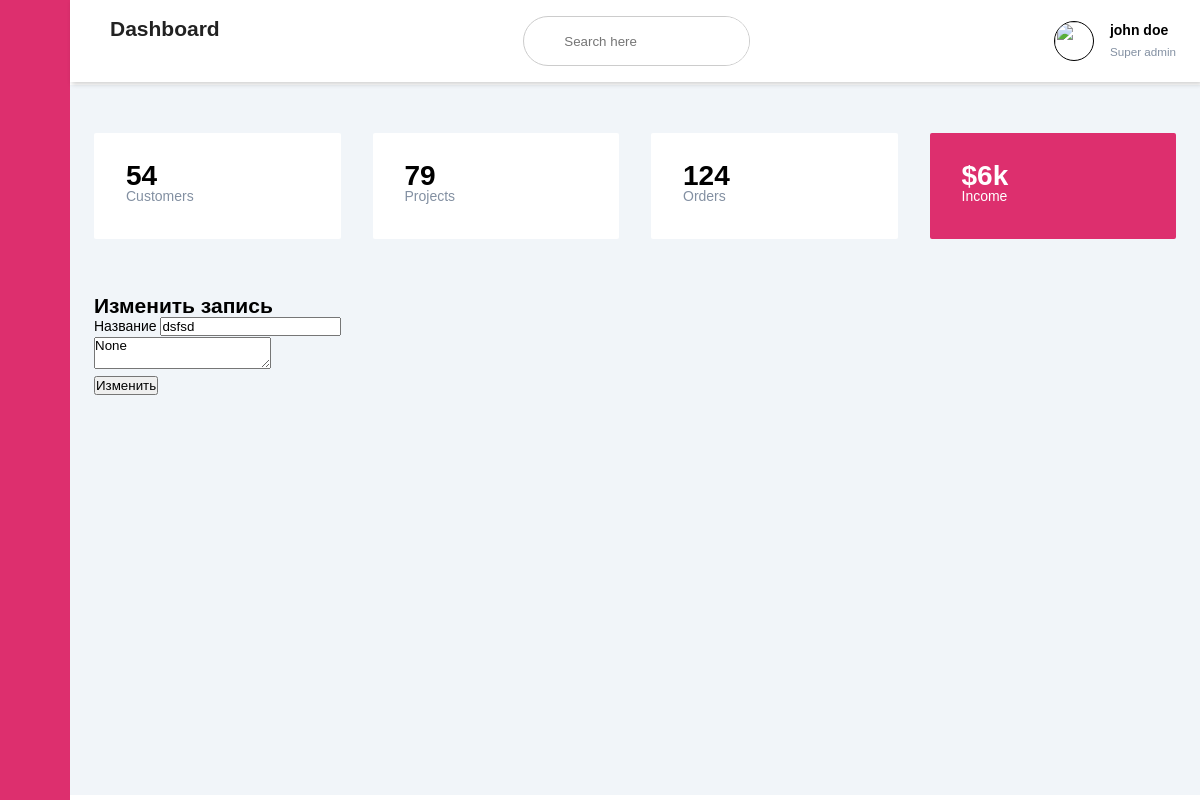
Before: /edit/record/5 with the older database file.
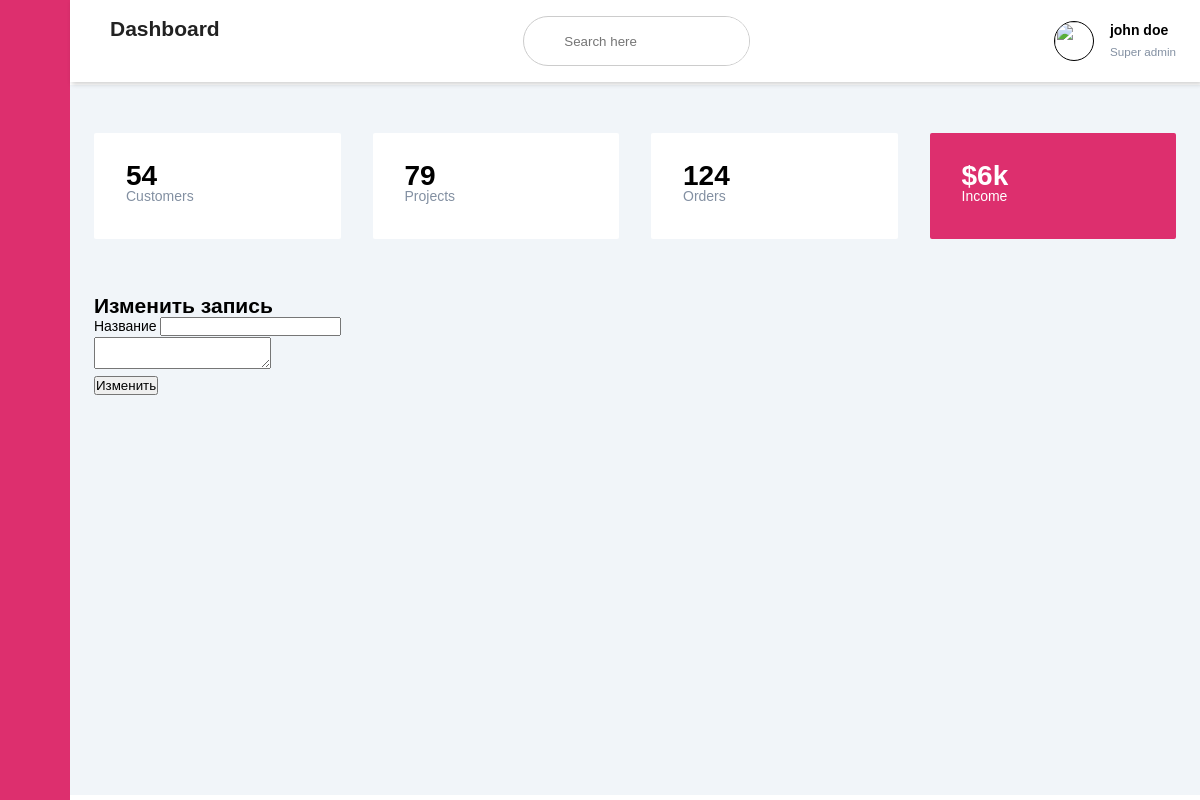
After: the same page with the newer database file.
### app/models.py (models this page shows)
class Record(db.Model):
    __tablename__ = 'records'
    id = Column(Integer(), primary_key=True)
    name = Column(String(250), nullable=False, unique=True)
    photo = Column(BLOB)
    text = Column(TEXT)
    category_id = Column(Integer(), db.ForeignKey('categories.id'))

### app/editor_bp/routes/category_routes.py (the view, shortened to what this page needs)
@blueprint.route('record/<id>', methods=['GET', 'POST'])
def record(id):
    record_item = Record.query.filter_by(category_id=id).first()
    return render_template('editor_bp/edit_record.html', record_item=record_item)

### app/editor_bp/templates/editor_bp/edit_record.html (shortened to what this page needs)
{% extends 'base_edit_template.html' %}
{% block head %}
    <link href="https://cdn.jsdelivr.net/npm/summernote@0.8.18/dist/summernote-lite.min.css" rel="stylesheet">
{% endblock %}
{%block sidebar_menu%}
<div class="sidebar">
    <div class="sidebar-brand">
        <h2> <span>Админ панель</span></h2>
    </div>
    <div class="sidebar-menu">
        <ul>
            <li>
                <a href="{{url_for('editor.add_record')}}"><span class="las la-igloo"></span><span>Записи</span></a>
            </li>
            <li>
                <a href="{{url_for('editor.show_categories')}}"><span class="las la-users"></span><span>Категории</span></a>
            </li>
            <li>
                <a href="{{url_for('editor.menu')}}"><span class="las la-clipboard-list"></span><span>Меню</span></a>
            </li>
            <li>
                <a href=""><span class="las la-shopping-bag"></span><span>Быстрый доступ</span></a>
            </li>
            <li>
                <a href=""><span class="las la-receipt"></span><span>Партнеры</span></a>
            </li>
            <li>
                <a href=""><span class="las la-user-circle"></span><span>Правая панель</span></a>
            </li>
            <li>
                <a href=""><span class="las la-clipboard-list"></span><span>Метрики</span></a>
            </li>
        </ul>
    </div>
</div>
{%endblock%}
{% block header %}
{% include 'header.html' %}
{% endblock %}
{% block form %}
<form action="" method="post" class="form-contact">
    <li>
        <h2>Изменить запись</h2>
    </li>
    <li>
        <label>Название</label> <input type="text" name="name" value="{{record_item.name}}">
    </li>
    <li><textarea id="summernote" name="editordata">{{record_item.text}}</textarea></li>
    <li>
        <button>Изменить</button>
    </li>
</form>
{% endblock %}

Changed rows visible on the page:
no longer on this page (row edited): Record: name "dsfsd", editordata "None"
